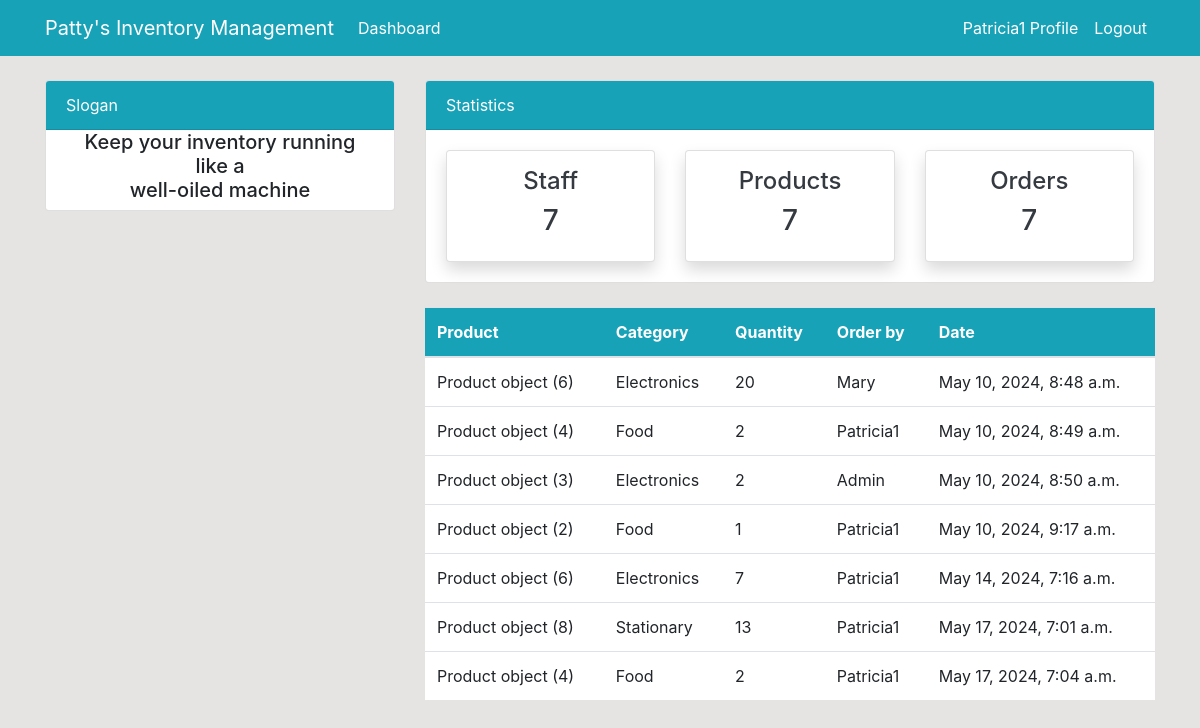
Page /order/ (signed in) on the committed database.
### dashboard/models.py (models this page shows, shortened)
class Order(models.Model):
   product = models.ForeignKey(Product, on_delete=models.CASCADE, null=True)
   staff = models.ForeignKey(User, models.CASCADE, null=True)
   order_quantity= models.PositiveIntegerField(null= True)
   date = models.DateTimeField(auto_now_add=True)
   class Meta:
        verbose_name_plural = 'Order'

class Product(models.Model):
    name=models.CharField(max_length=100, null =True)
    category=models.CharField(max_length=20, choices=CATEGORY,null=True)
    quantity=models.PositiveIntegerField( null =True)
    class Meta:
        verbose_name_plural = 'Product'

### dashboard/views.py (the view)
# urls.py: path('order/',views.order, name='dashboard-order'),
@login_required
def order(request):
    orders = Order.objects.all()
    orders_count = orders.count()
    workers = User.objects.all()
    workers_count= workers.count()
    items = Product.objects.all()
    product_count = items.count()
    context = {
        'orders': orders,
        'workers_count': workers_count,
        'orders_count': orders_count,
        'product_count': product_count,
    }
    return render(request,'dashboard/order.html',context)

### templates/dashboard/order.html (shortened to what this page needs)
{% extends 'partials/base.html'%}
{% block content %}
{%include 'partials/topnav.html'%}
{% load crispy_forms_tags %}
<div class="container">
    <div class="row my-4">
        <div class="col-md-4">
        </div>
        <div class="col-md-8">
            <table class="table bg-white">
                <thead class="bg-info">
                    <tr class="text-white">
                        <th scope="col">Product</th>
                        <th scope="col">Category</th>
                        <th scope="col">Quantity</th>
                        <th scope="col">Order by</th>
                        <th scope="col">Date</th>
                    </tr>
                </thead>
                <tbody>
                    {% for orders in orders %}
                    <tr>
                        <td>{{ orders.product }}</td>
                        <td>{{ orders.product.category }}</td>
                        <td>{{ orders.order_quantity }}</td>
                        <td>{{ orders.staff.username }}</td>
                        <td>{{ orders.date }}</td>
                    </tr>
                   {% endfor %}
                </tbody>
            </table>
        </div>
    </div>
</div>
   {% endblock %}

### templates/partials/nav.html (shortened to what this page needs)
<nav class="navbar navbar-expand-lg navbar-info bg-info">
    {% if user.is_authenticated %}
     <div class="container">
        <a class="navbar-brand text-white" href="{% url 'dashboard-index' %}">Patty's Inventory Management</a>
        <div class="collapse navbar-collapse" id="navbarSupportedContent">
            <ul class="navbar-nav mr-auto">
                <li class="nav-item active">
                    <a class="nav-link text-white" href="{% url 'dashboard-index' %}">Dashboard </a>
                </li>
            </ul>
            <ul class="navbar-nav ml-auto">
                <li class="nav-item active">
                    <a class="nav-link text-white" href="{% url 'user-profile' %}"> {{ user.username }} Profile </a>
                </li>
                <li class="nav-item">
                    <a class="nav-link text-white" href="{% url 'user-logout' %}">Logout</a>
                </li>
            </ul>
            {% endif %}
        </div>
    </div>
</nav>

### static/style.css (style rules this page uses)
body { background: rgb(230, 227, 227); }

### rows in the picture
Order: product "Product object (6)", product.category "Electronics", order_quantity "20", staff.username "Mary", date "May 10, 2024, 8:48 a.m."
Order: product "Product object (4)", product.category "Food", order_quantity "2", staff.username "Patricia1", date "May 10, 2024, 8:49 a.m."
Order: product "Product object (3)", product.category "Electronics", order_quantity "2", staff.username "Admin", date "May 10, 2024, 8:50 a.m."
Order: product "Product object (2)", product.category "Food", order_quantity "1", staff.username "Patricia1", date "May 10, 2024, 9:17 a.m."
Order: product "Product object (6)", product.category "Electronics", order_quantity "7", staff.username "Patricia1", date "May 14, 2024, 7:16 a.m."
Order: product "Product object (8)", product.category "Stationary", order_quantity "13", staff.username "Patricia1", date "May 17, 2024, 7:01 a.m."
Order: product "Product object (4)", product.category "Food", order_quantity "2", staff.username "Patricia1", date "May 17, 2024, 7:04 a.m."

### other values in the picture
{{ user.username }} "Patricia1"
{{ workers_count }} "7"
{{ product_count }} "7"
{{ orders_count }} "7"
